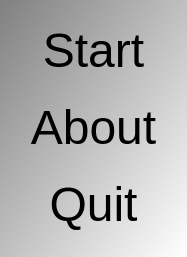
<?xml version="1.0" encoding="UTF-8"?>
<ui version="4.0">
 <class>QtDotMatrixMenuDialog</class>
 <widget class="QDialog" name="QtDotMatrixMenuDialog">
  <property name="geometry">
   <rect>
    <x>0</x>
    <y>0</y>
    <width>187</width>
    <height>257</height>
   </rect>
  </property>
  <property name="font">
   <font>
    <pointsize>20</pointsize>
   </font>
  </property>
  <property name="styleSheet">
   <string notr="true">QDialog { 
background-color: qlineargradient(x1: 0, y1: 0, x2: 1, y2: 1, stop: 0  #808080, stop: 1 #ffffff);
}
QPushButton { background-color: rgb(255, 255, 255);  }
QPushButton { color: rgb(0,0,0); }
QPushButton { font: 48px  }</string>
  </property>
  <layout class="QVBoxLayout" name="verticalLayout">
   <item>
    <widget class="QPushButton" name="button_start">
     <property name="text">
      <string>Start</string>
     </property>
     <property name="flat">
      <bool>true</bool>
     </property>
    </widget>
   </item>
   <item>
    <widget class="QPushButton" name="button_about">
     <property name="text">
      <string>About</string>
     </property>
     <property name="flat">
      <bool>true</bool>
     </property>
    </widget>
   </item>
   <item>
    <widget class="QPushButton" name="button_quit">
     <property name="text">
      <string>Quit</string>
     </property>
     <property name="flat">
      <bool>true</bool>
     </property>
    </widget>
   </item>
  </layout>
 </widget>
 <resources/>
 <connections/>
</ui>
